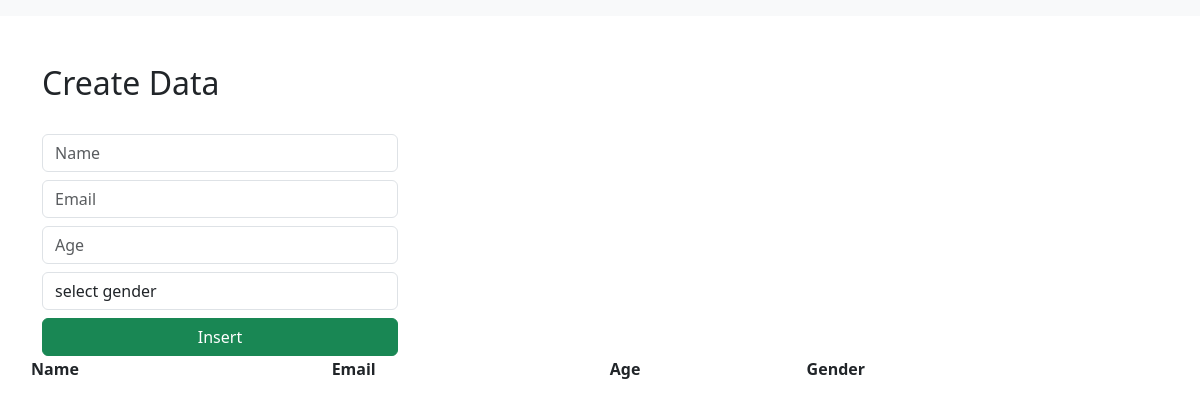
The app's page /, older data.
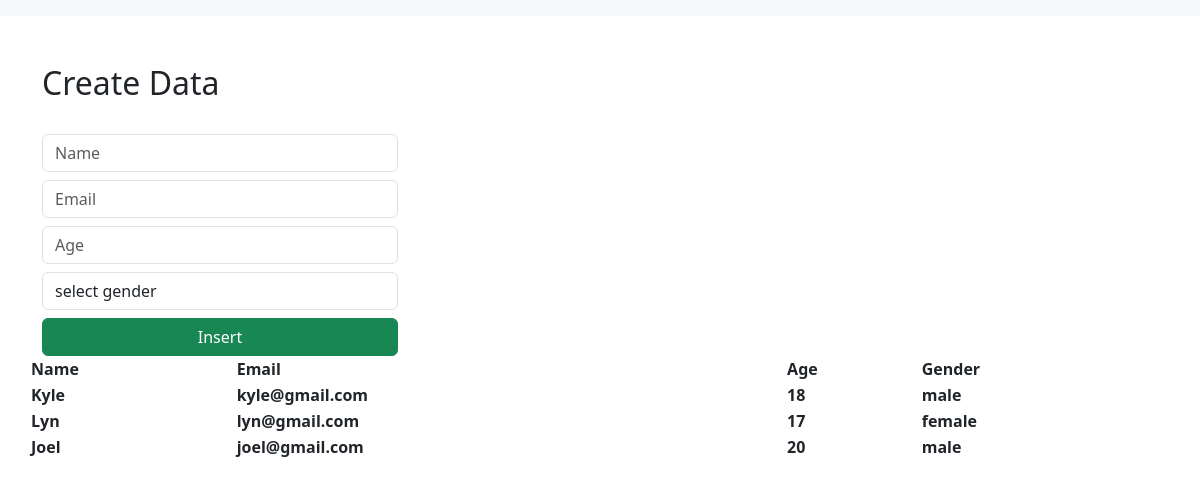
The same page, newer data.
### djangoProjectlaban/models.py (models this page shows)
class People(models.Model):
    name = models.CharField(max_length=30, blank=False)
    email = models.EmailField()
    age = models.IntegerField()
    gender = models.CharField(max_length=30, blank=False, null=False)

### djangoProjectlaban/views.py (the view)
# urls.py: path('', views.indexpage, name="index"),
def indexpage(request):
    data = People.objects.all()
    context = {"data": data}
    return render(request, "index.html", context)

### templates/index.html (shortened to what this page needs)
<!DOCTYPE html>
<html lang="en">
    <link href="https://cdn.jsdelivr.net/npm/bootstrap@5.3.0-alpha1/dist/css/bootstrap.min.css" rel="stylesheet">
  <head>
  </head>
  <body>
    <nav class="navbar navbar-expand-lg bg-body-tertiary">
      </nav>
      <div class="container mt-5">
        <div class="row">
            <div class="col-md-4">
                <h2>Create Data</h2>
                <br>
                <form action="/insert" method="post">
                    <div class="form-group">
                        <input type="text" class="form-control" placeholder="Name" name="name" required>
                    </div>
                    <div class="form-group">
                        <input type="email" class="form-control  mt-2" placeholder="Email" name="email" required>
                    </div>
                    <div class="form-group">
                        <input type="number" class="form-control  mt-2" placeholder="Age" name="age" required>
                    </div>
                    <div class="form-group mt-2">
                        <select id="gender" name="gender" class="form-control" required>
                            <option selected>select gender</option>
                        </select>
                    </div>
                    <div class="d-grid gap-2">
                        <button class="btn btn-success mt-2" type="submit">Insert</button>
                    </div>
                </form>
            </div>
            <table>
                <tr>
                    <th>Name</th>
                    <th>Email</th>
                    <th>Age</th>
                    <th>Gender</th>
                </tr>
               {% for d in data %}
                <tr>
                    <th>{{ d.name }}</th>
                    <th>{{ d.email }}</th>
                    <th>{{ d.age }}</th>
                    <th>{{ d.gender }}</th>
                </tr>
                {% endfor %}
            </table>
            </div>
        </div>
  </body>
</html>

Row changes from the older to the newer data that the page shows:
added People: name "Kyle", email "kyle@gmail.com", age "18", gender "male"
added People: name "Lyn", email "lyn@gmail.com", age "17", gender "female"
added People: name "Joel", email "joel@gmail.com", age "20", gender "male"
